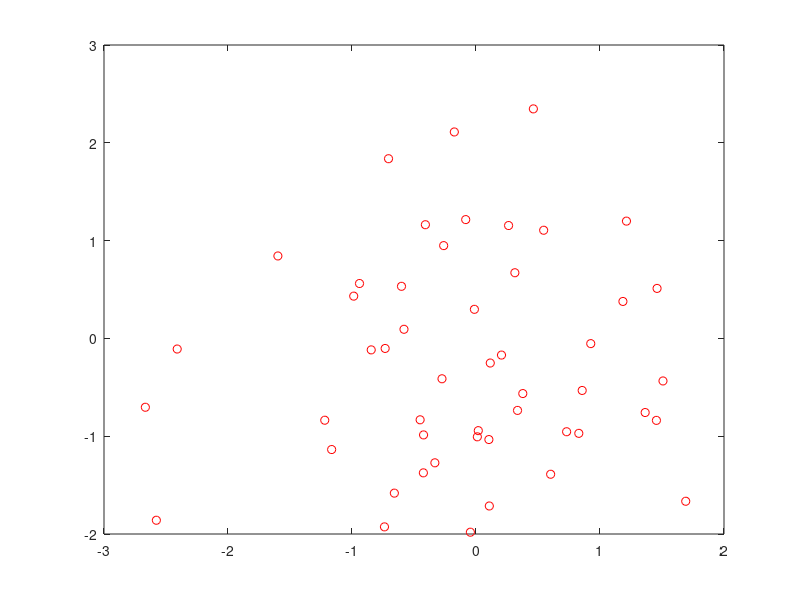
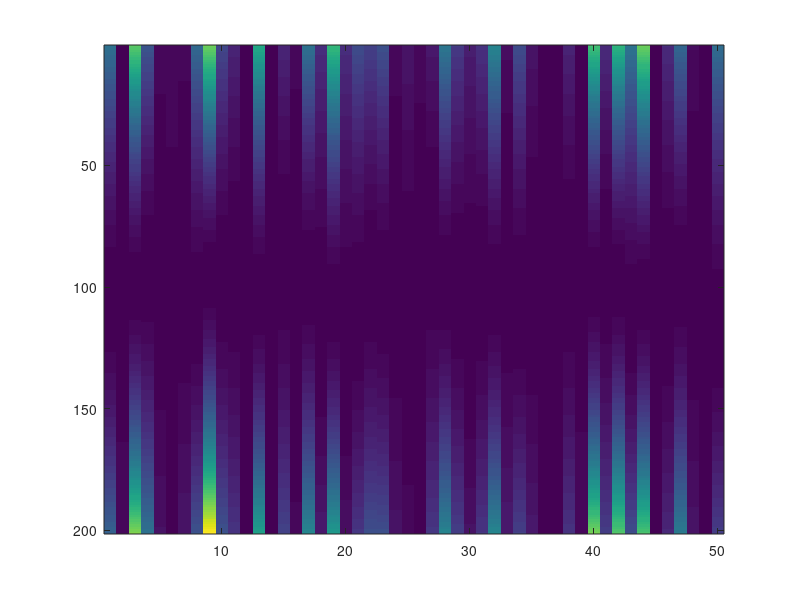

MATLAB code to generate these figures, in order:
rng(1)

x = randn(1,50);
y = randn(1,50);

% Generatate theta0 and theta1 values
theta = meshgrid(-10:.1:10, -10:.1:10);

J = (1/2*numel(x))* sum((repmat(theta(1,:), numel(x),1)' + theta(2,:)'*x - repmat(y, numel(theta(2,:)),1)).^2,3);

figure(1)
plot(x, y, 'ro')

figure(2)
imagesc(J)